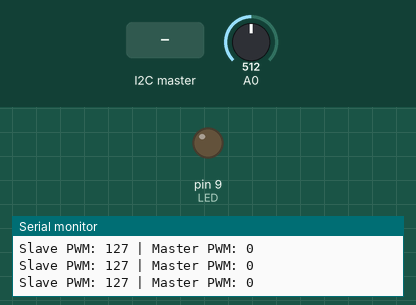
Recording of a sketch running on a simulated Arduino Uno, built with avr-gcc and run on an emulated ATmega328P. Shown: output pins drawn as LEDs (lit = HIGH), the last lines printed to the serial monitor. The inputs (shaded band) are chosen by the test bench; at power-on: A0 = 512.

Above: at 1.2 s.
1.3 s: the I2C master sends the byte 1
At 2.2 s:
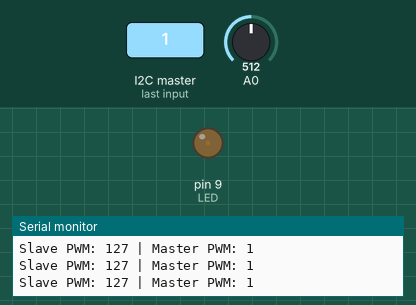
2.8 s: the I2C master sends the byte 90
At 3.7 s:
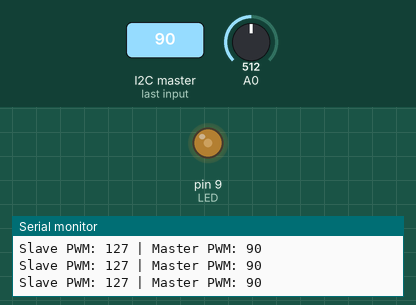
4.3 s: the I2C master sends the byte 200
At 5.2 s:
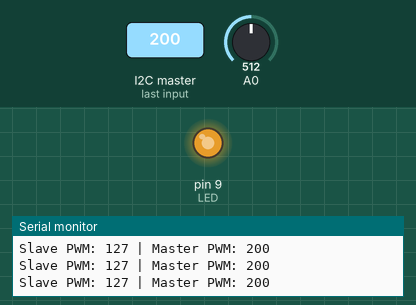
Timing chart, 0 to 7.3 s (numbered marks = the images above; inputs shaded):
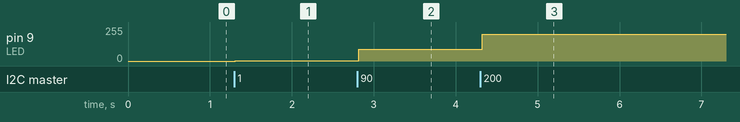

Measured:
- after the input at 1.3 s, pin 9 (LED): 0/255 → 1/255 at once
- after the input at 2.8 s, pin 9 (LED): 1/255 → 90/255 at once
- after the input at 4.3 s, pin 9 (LED): 90/255 → 200/255 at once

The sketch:

21-Slave.ino
```cpp
#include <Wire.h>

int slavePotValue = 0;   // مقدار پتانسیومتر اسلیو
int masterPWMValue = 0;  // مقدار PWM دریافتی از مستر

void setup() {
  Wire.begin(100);                // تنظیم آدرس اسلیو 8
  Wire.onReceive(receiveEvent); // ثبت تابع دریافت داده
  Wire.onRequest(requestEvent); // ثبت تابع ارسال داده
  Serial.begin(9600);           // شروع ارتباط سریال
  pinMode(9, OUTPUT);           // تنظیم پین 8 برای خروجی PWM (LED اسلیو)
}

void loop() {
  // خواندن مقدار پتانسیومتر
  slavePotValue = analogRead(A0);

  // اعمال مقدار دریافتی به LED اسلیو
  analogWrite(9, masterPWMValue);

  // نمایش مقادیر در سریال مانیتور
  Serial.print("Slave PWM: ");
  Serial.print(map(slavePotValue, 0, 1023, 0, 255));
  Serial.print(" | Master PWM: ");
  Serial.println(masterPWMValue);

  delay(100);  // تاخیر کوتاه
}

// تابع دریافت داده از مستر
void receiveEvent(int howMany) {
  if (Wire.available()) {
    masterPWMValue = Wire.read();  // خواندن مقدار PWM از مستر
  }
}

// تابع ارسال داده به مستر
void requestEvent() {
  int slavePWM = map(slavePotValue, 0, 1023, 0, 255);  // تبدیل مقدار پتانسیومتر
  Wire.write(slavePWM);                                // ارسال مقدار به مستر
}
//mohammadzadeh
```
